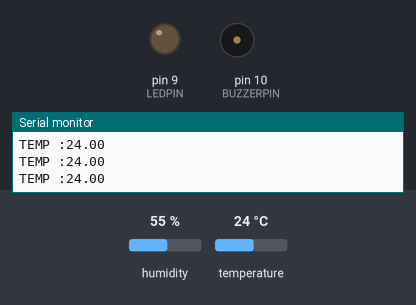
The sketch below on a simulated Arduino Uno, built with avr-gcc and run on an emulated ATmega328P. Shown: output pins drawn as LEDs (lit = HIGH), buzzer (waves = sounding, pin HIGH), the last lines printed to the serial monitor. Inputs (shaded band) come from the test bench; at power-on: temperature 24 °C, humidity 55 %.

Above: at 2.8 s.
2.9 s: temperature set to 26 °C
5.6 s: temperature set to 29 °C
At 7.4 s:
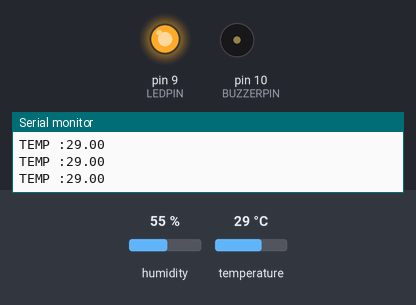
10.5 s: temperature set to 12 °C
At 12.8 s:
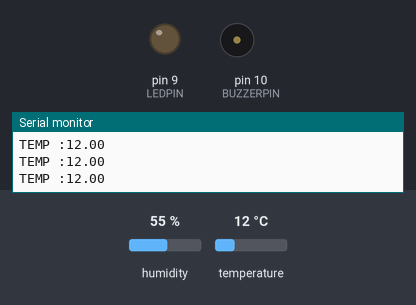
Timing chart, 0 to 14.3 s (numbered marks = the images above; inputs shaded):
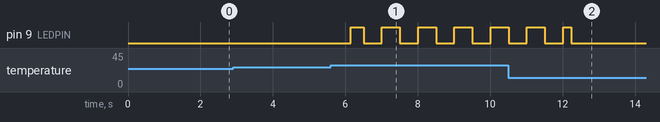

Measured:
- the behaviour switches between 27 and 28 °C on temperature (found by bisection; images 0 and 1)
- after the input at 5.6 s, pin 9 (LEDPIN): LOW → HIGH after 0.54 s, then repeats every 1.0 s: LOW 0.50 s, HIGH 0.50 s
- after the input at 10.5 s, pin 10 (BUZZERPIN): stays LOW (without the input it goes to HIGH after 5.6 s)

The sketch:

fsm_vent_rebuild.ino
```cpp
#include <DHT.h>
#include <EEPROM.h>
#define LEDPIN 9
#define BUZZERPIN 10
#define DHTPIN 2
#define DHTTYPE DHT11
#define VENT_COUNTER_ADDR 0

DHT dht(DHTPIN , DHTTYPE);


enum state {IDLE , VENT_WAIT, VENT_ACTIVE};
state currentState = IDLE;

int ventCycleCounter = 0;

unsigned long stateEntryTime = 0;
const long threshold = 10000;
const long globalreset = 30000;


void setup (){

    Serial.begin(9600);
    dht.begin();
    pinMode(LEDPIN ,OUTPUT);
    pinMode(BUZZERPIN , OUTPUT);
    ventCycleCounter = EEPROM.read(VENT_COUNTER_ADDR);
    Serial.print("VENT CYCLE COUNT: ");
    Serial.println(ventCycleCounter);

}

void loop (){

    unsigned long now = millis();
    float temp = dht.readTemperature();


    if(isnan(temp)){

      Serial.println("SENSOR ERROR!");
      return;
    }


    Serial.print("TEMP :");
    Serial.println(temp);


    if(currentState == IDLE){

      digitalWrite(LEDPIN, LOW);
      digitalWrite(BUZZERPIN, LOW);

      if (temp >= 28){

        currentState= VENT_WAIT;
        stateEntryTime = now;
        Serial.println("transition : IDLE --> VENT_WAIT");

      }
    }

    else if (currentState == VENT_WAIT){

      if(temp < 28 ){
        currentState = IDLE;
        Serial.println("transition : VENT_WAIT --> IDLE");
      }
      else if(temp >=  28){
        blinkLed();

        if(now - stateEntryTime >= threshold){
          currentState = VENT_ACTIVE;
          stateEntryTime = now;
          ventCycleCounter++;
          EEPROM.update(VENT_COUNTER_ADDR, ventCycleCounter);
          digitalWrite(BUZZERPIN , HIGH);
          Serial.println("transition : VENT_WAIT --> VENT_ACTIVE");
        }

      }

    }

    else if (currentState == VENT_ACTIVE){

      if(temp < 28){
        currentState = IDLE;
        stateEntryTime = now ;
        Serial.println("transition : VENT_ACTIVE --> IDLE");


      }
      else {

        digitalWrite(LEDPIN, HIGH);

      }

    }

if(now - stateEntryTime >= globalreset) {

    currentState= IDLE;
    Serial.println("transition : GLOBAL RESET --> IDLE");

}


}


void blinkLed() {
  if ((millis() / 500) % 2 == 0) {
    digitalWrite(LEDPIN, HIGH);
  } else {
    digitalWrite(LEDPIN, LOW);
  }
}
```
